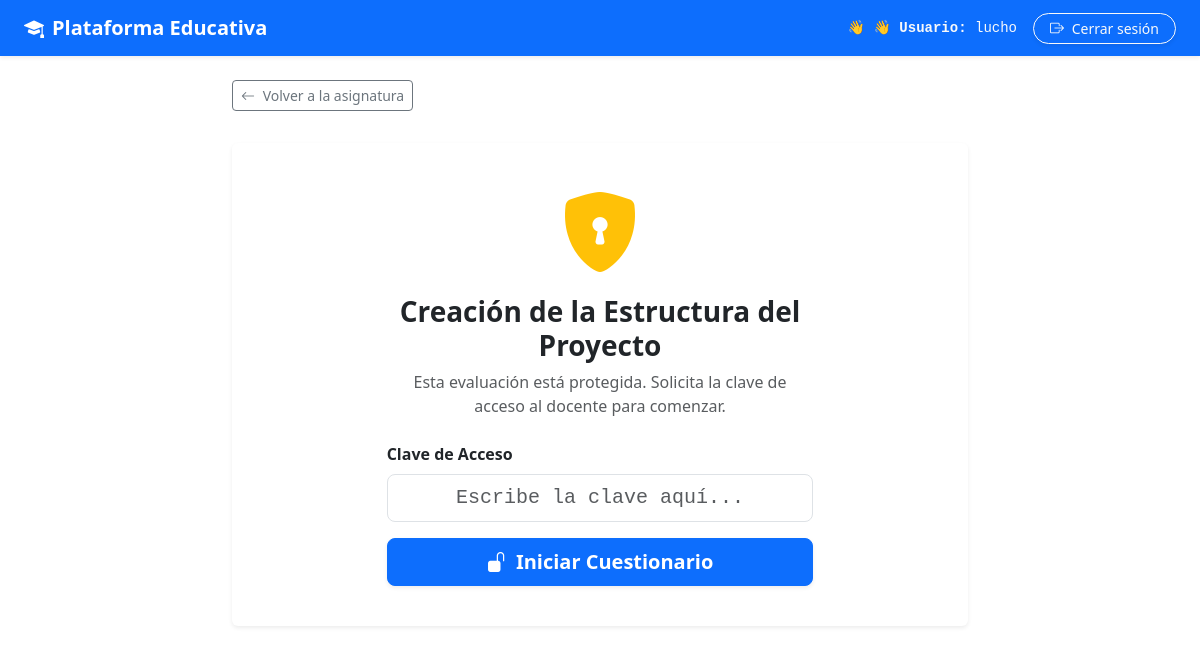
Screenshot of /actividad/5/ (signed in) with the database file from the repository.
### usuarios/models.py (models this page shows, shortened)
class Usuario(AbstractUser):
    dni = models.CharField(
        max_length=20,
        unique=True,
        null=True,
        blank=True
    )

### educacion/models.py (models this page shows, shortened)
class Actividad(models.Model):
    TIPO_ACTIVIDAD = [
        ('TEORIA', 'Lectura / Video'),
        ('PRACTICA', 'Práctica de Programación (Subida de Archivo)'),
        ('CUESTIONARIO', 'Cuestionario / Multiple Choice'),
        ('EJERCICIO', 'Ejercicio'),
        ('ENTREGA', 'Entrega'),
    ]
    leccion = models.ForeignKey(
        Leccion,
        on_delete=models.CASCADE,
        related_name='actividades',
        null=True,
        blank=True
    )
    subleccion = models.ForeignKey(
        Subleccion,
        on_delete=models.CASCADE,
        related_name='actividades',
        null=True,
        blank=True
    )
    titulo = models.CharField(
        max_length=200
    )
    descripcion = RichTextField(
        blank=True
    )
    tipo = models.CharField(
        max_length=20,
        choices=TIPO_ACTIVIDAD
    )
    orden = models.PositiveIntegerField(
        default=1
    )
    fecha_limite = models.DateTimeField(
        null=True,
        blank=True
    )
    clave_acceso = models.CharField(
        max_length=50,
        blank=True,
        null=True,
        help_text="Clave requerida para que el alumno pueda iniciar el cuestionario en clase."
    )
    activo = models.BooleanField(
        default=True
    )
    class Meta:
        verbose_name = 'Actividad'
        verbose_name_plural = 'Actividades'

### educacion/views.py (the view, shortened to what this page needs)
@login_required
def realizar_actividad(request, actividad_id):
    actividad = get_object_or_404(
        Actividad.objects.prefetch_related(
            Prefetch(
                'preguntas',
                queryset=Pregunta.objects.filter(activo=True).order_by('orden').prefetch_related('opciones')
            )
        ),
        id=actividad_id,
        activo=True
    )
    entrega, _ = EntregaActividad.objects.get_or_create(
        actividad=actividad,
        estudiante=request.user
    )
    session_key = f'actividad_clave_validada_{actividad.id}'
    tiene_clave = bool(actividad.clave_acceso and actividad.clave_acceso.strip())
    clave_validada = request.session.get(session_key, False)
    if tiene_clave and not clave_validada:
        return render(
            request,
            'educacion/realizar_actividad.html',
            {
                'actividad': actividad,
                'requiere_clave': True,
                'ya_enviado': False,
                'estudiante': request.user,
            }
        )

### educacion/templates/educacion/realizar_actividad.html (shortened to what this page needs)
{% extends 'base.html' %}
{% block content %}
<div class="row justify-content-center mb-5">
    <div class="col-12 col-lg-8">
        {% if actividad.leccion.modulo.espacio_educativo %}
            <a href="{% url 'educacion:detalle_espacio' actividad.leccion.modulo.espacio_educativo.id %}" class="btn btn-outline-secondary btn-sm mb-3">
                <i class="bi bi-arrow-left me-1"></i> Volver a la asignatura
            </a>
        {% else %}
            <a href="{% url 'educacion:inicio' %}" class="btn btn-outline-secondary btn-sm mb-3">
                <i class="bi bi-arrow-left me-1"></i> Volver al inicio
            </a>
        {% endif %}
        {% if ya_enviado %}
            <div class="card border-0 shadow-sm text-center p-4 my-3">
                <div class="card-body">
                    <div class="mb-3">
                        <i class="bi bi-check-circle-fill text-success display-1"></i>
                    </div>
                    <h2 class="fw-bold text-dark mb-2">¡Cuestionario Entregado!</h2>
                    <p class="text-muted mb-4">Has completado la actividad <strong>{{ actividad.titulo }}</strong>.</p>
                    <div class="row justify-content-center g-3 my-2">
                        <div class="col-6 col-sm-4">
                            <div class="p-3 bg-light rounded border">
                                <span class="d-block text-muted small fw-bold text-uppercase">Puntaje</span>
                                <span class="fs-2 fw-bold text-primary">{{ puntaje_obtenido }} / {{ puntaje_total }}</span>
                            </div>
                        </div>
                        <div class="col-6 col-sm-4">
                            <div class="p-3 bg-light rounded border">
                                <span class="d-block text-muted small fw-bold text-uppercase">Efectividad</span>
                                <span class="fs-2 fw-bold {% if porcentaje >= 60 %}text-success{% else %}text-danger{% endif %}">
                                    {{ porcentaje }}%
                                </span>
                            </div>
                        </div>
                    </div>
                    <div class="mt-4">
                        {% if actividad.leccion.modulo.espacio_educativo %}
                            <a href="{% url 'educacion:detalle_espacio' actividad.leccion.modulo.espacio_educativo.id %}" class="btn btn-primary px-4 fw-semibold">
                                Volver al Espacio Educativo
                            </a>
                        {% else %}
                            <a href="{% url 'educacion:inicio' %}" class="btn btn-primary px-4 fw-semibold">
                                Volver al Inicio
                            </a>
                        {% endif %}
                    </div>
                </div>
            </div>
        {% elif requiere_clave %}
            <div class="card border-0 shadow-sm p-4 my-3 text-center">
                <div class="card-body col-md-8 mx-auto">
                    <div class="mb-3">
                        <i class="bi bi-shield-lock-fill text-warning display-1"></i>
                    </div>
                    <h3 class="fw-bold text-dark mb-2">{{ actividad.titulo }}</h3>
                    <p class="text-muted mb-4">Esta evaluación está protegida. Solicita la clave de acceso al docente para comenzar.</p>
                    <form method="post" class="text-start">
                        <div class="mb-3">
                            <label for="clave_acceso" class="form-label fw-bold">Clave de Acceso</label>
                            <input
                                type="password"
                                name="clave_acceso"
                                id="clave_acceso"
                                class="form-control form-control-lg text-center font-monospace"
                                placeholder="Escribe la clave aquí..."
                                required
                                autofocus
                            >
                        </div>
                        <button type="submit" name="btn_validar_clave" value="1" class="btn btn-primary w-100 btn-lg fw-bold shadow-sm">
                            <i class="bi bi-unlock-fill me-1"></i> Iniciar Cuestionario
                        </button>
                    </form>
                </div>
            </div>
        {% endif %}
    </div>
</div>
{% endblock %}

### templates/base.html (shortened to what this page needs)
{% load static %}
<!DOCTYPE html>
<html lang="es">
<head>
    <link href="https://cdn.jsdelivr.net/npm/bootstrap@5.3.3/dist/css/bootstrap.min.css" rel="stylesheet">
    <link rel="stylesheet" href="https://cdn.jsdelivr.net/npm/bootstrap-icons@1.11.3/font/bootstrap-icons.min.css">
    <link rel="stylesheet" href="{% static 'css/estilos.css' %}">
</head>
<body>
    {% if user.is_authenticated %}
    <nav class="navbar navbar-expand-lg navbar-dark bg-primary mb-4 shadow-sm">
        <div class="container-fluid px-4">
            <a class="navbar-brand fw-bold" href="{% url 'educacion:inicio' %}">
                <i class="bi bi-mortarboard-fill me-2"></i>Plataforma Educativa
            </a>
            <div class="collapse navbar-collapse" id="navbarNav">
                <ul class="navbar-nav ms-auto align-items-center gap-3 mt-2 mt-lg-0">
                    <li class="nav-item text-light font-monospace small">
                        👋 👋 <strong>Usuario:</strong> {{ user.get_full_name|default:user.username }}
                    </li>
                    <li class="nav-item">
                        <form method="post" action="{% url 'logout' %}" class="d-inline">
                            <button type="submit" class="btn btn-outline-light btn-sm rounded-pill px-3 shadow-sm">
                                <i class="bi bi-box-arrow-right me-1"></i> Cerrar sesión
                            </button>
                        </form>
                    </li>
                </ul>
            </div>
        </div>
    </nav>
    {% endif %}
    <main class="container">
        {% block content %}
        {% endblock %}
    </main>
</body>
</html>

### static/css/estilos.css (style rules this page uses)
.navbar-brand { transition: 0.3s; }

### rows the page displays
Usuario: get_full_name "lucho"
Actividad: titulo "Creación de la Estructura del Proyecto"
